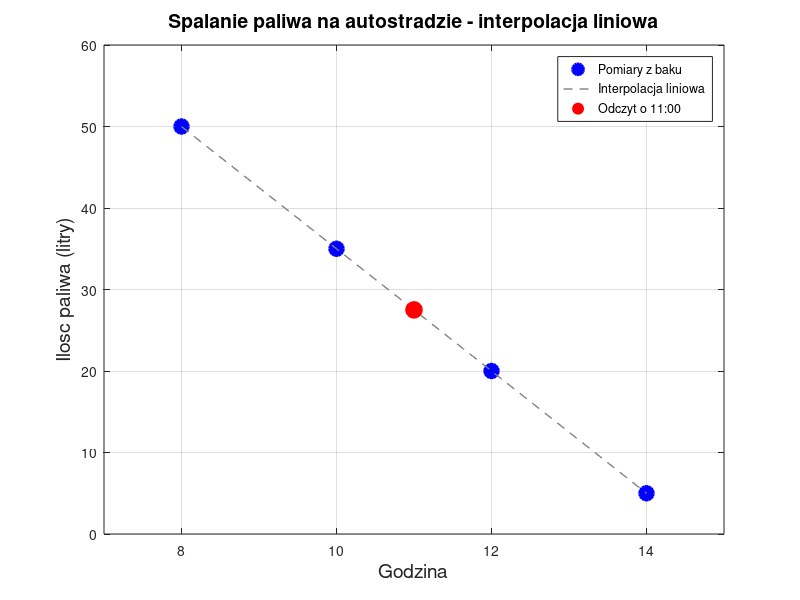

Write the MATLAB code that produced this figure.
% Przyklad: spalanie paliwa na autostradzie (jazda na tempomacie)
% Odczyty ze wskaznika co 2 godziny
czas = [8, 10, 12, 14];
paliwo = [50, 35, 20, 5]; % ubywa po 15 litrow co 2 godziny

% Ile paliwa bylo o godzinie 11:00?
dokladny_czas = 11;
paliwo_wyliczone = interp1(czas, paliwo, dokladny_czas, 'linear');
disp(['O 11:00 w baku bylo: ', num2str(paliwo_wyliczone), ' litrow']);

% Tworzenie wykresu
figure;

% 1. TYLKO PUNKTY POMIAROWE
plot(czas, paliwo, 'bo', 'LineWidth', 2, 'MarkerSize', 10, 'MarkerFaceColor', 'b');
hold on;
xlabel('Godzina', 'FontSize', 14);
ylabel('Ilosc paliwa (litry)', 'FontSize', 14);
title('Spalanie paliwa na autostradzie - interpolacja liniowa', 'FontSize', 14);
legend('Pomiary z baku', 'Location', 'northeast');
grid on;
xlim([7, 15]);
ylim([0, 60]);
disp('Wcisnij dowolny klawisz, aby pokazac linie interpolacji liniowej...');
pause;

% 2. PELNY WYKRES INTERPOLOWANY
szczegolowy_czas = linspace(8, 14, 100);
paliwo_szczegolowy = interp1(czas, paliwo, szczegolowy_czas, 'linear');
plot(szczegolowy_czas, paliwo_szczegolowy, 'g--', 'LineWidth', 1, 'Color', [0.5 0.5 0.5]);
legend('Pomiary z baku', 'Interpolacja liniowa', 'Location', 'northeast');
disp('Wcisnij dowolny klawisz, aby pokazac wyliczony punkt o 11:00...');
pause;

% 3. WYLICZONY PUNKT (11:00)
plot(dokladny_czas, paliwo_wyliczone, 'ro', 'MarkerSize', 12, 'MarkerFaceColor', 'r');
legend('Pomiary z baku', 'Interpolacja liniowa', 'Odczyt o 11:00', 'Location', 'northeast');
